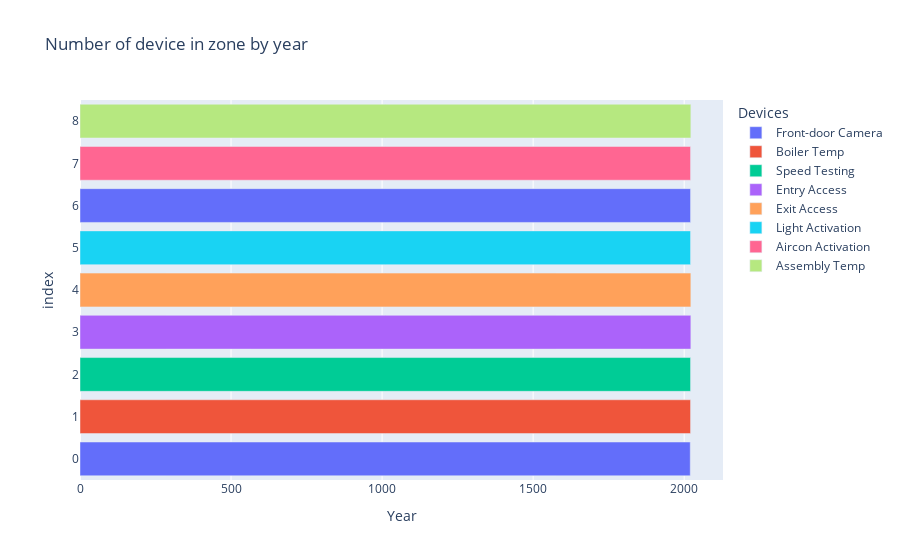

The notebook cell saved with this chart:
### Code cell
# plot a line graph of the number of device installed in a zone by yeat


fig = px.bar(dfdevice, x='Year', title='Number of device in zone by year ', color='Devices')
fig.show()

### Figure 1 — Plotly figure (JSON) as saved in the notebook; plotly's stock layout.template omitted (floating-point values rounded to 4 significant figures)
{"data": [{"alignmentgroup": "True", "hovertemplate": "Devices=Front-door Camera<br>Year=%{x}<br>index=%{y}<extra></extra>", "legendgroup": "Front-door Camera", "marker": {"color": "#636efa", "pattern": {"shape": ""}}, "name": "Front-door Camera", "offsetgroup": "Front-door Camera", "orientation": "h", "showlegend": true, "textposition": "auto", "type": "bar", "x": [2020, 2021], "xaxis": "x", "y": [0, 6], "yaxis": "y"}, {"alignmentgroup": "True", "hovertemplate": "Devices=Boiler Temp<br>Year=%{x}<br>index=%{y}<extra></extra>", "legendgroup": "Boiler Temp", "marker": {"color": "#EF553B", "pattern": {"shape": ""}}, "name": "Boiler Temp", "offsetgroup": "Boiler Temp", "orientation": "h", "showlegend": true, "textposition": "auto", "type": "bar", "x": [2021], "xaxis": "x", "y": [1], "yaxis": "y"}, {"alignmentgroup": "True", "hovertemplate": "Devices=Speed Testing<br>Year=%{x}<br>index=%{y}<extra></extra>", "legendgroup": "Speed Testing", "marker": {"color": "#00cc96", "pattern": {"shape": ""}}, "name": "Speed Testing", "offsetgroup": "Speed Testing", "orientation": "h", "showlegend": true, "textposition": "auto", "type": "bar", "x": [2021], "xaxis": "x", "y": [2], "yaxis": "y"}, {"alignmentgroup": "True", "hovertemplate": "Devices=Entry Access<br>Year=%{x}<br>index=%{y}<extra></extra>", "legendgroup": "Entry Access", "marker": {"color": "#ab63fa", "pattern": {"shape": ""}}, "name": "Entry Access", "offsetgroup": "Entry Access", "orientation": "h", "showlegend": true, "textposition": "auto", "type": "bar", "x": [2022], "xaxis": "x", "y": [3], "yaxis": "y"}, {"alignmentgroup": "True", "hovertemplate": "Devices=Exit Access<br>Year=%{x}<br>index=%{y}<extra></extra>", "legendgroup": "Exit Access", "marker": {"color": "#FFA15A", "pattern": {"shape": ""}}, "name": "Exit Access", "offsetgroup": "Exit Access", "orientation": "h", "showlegend": true, "textposition": "auto", "type": "bar", "x": [2022], "xaxis": "x", "y": [4], "yaxis": "y"}, {"alignmentgroup": "True", "hovertemplate": "Devices=Light Activation<br>Year=%{x}<br>index=%{y}<extra></extra>", "legendgroup": "Light Activation", "marker": {"color": "#19d3f3", "pattern": {"shape": ""}}, "name": "Light Activation", "offsetgroup": "Light Activation", "orientation": "h", "showlegend": true, "textposition": "auto", "type": "bar", "x": [2021], "xaxis": "x", "y": [5], "yaxis": "y"}, {"alignmentgroup": "True", "hovertemplate": "Devices=Aircon Activation<br>Year=%{x}<br>index=%{y}<extra></extra>", "legendgroup": "Aircon Activation", "marker": {"color": "#FF6692", "pattern": {"shape": ""}}, "name": "Aircon Activation", "offsetgroup": "Aircon Activation", "orientation": "h", "showlegend": true, "textposition": "auto", "type": "bar", "x": [2021], "xaxis": "x", "y": [7], "yaxis": "y"}, {"alignmentgroup": "True", "hovertemplate": "Devices=Assembly Temp<br>Year=%{x}<br>index=%{y}<extra></extra>", "legendgroup": "Assembly Temp", "marker": {"color": "#B6E880", "pattern": {"shape": ""}}, "name": "Assembly Temp", "offsetgroup": "Assembly Temp", "orientation": "h", "showlegend": true, "textposition": "auto", "type": "bar", "x": [2022], "xaxis": "x", "y": [8], "yaxis": "y"}], "layout": {"barmode": "relative", "legend": {"title": {"text": "Devices"}, "tracegroupgap": 0}, "title": {"text": "Number of device in zone by year "}, "xaxis": {"anchor": "y", "domain": [0, 1], "title": {"text": "Year"}}, "yaxis": {"anchor": "x", "domain": [0, 1], "title": {"text": "index"}}}}
